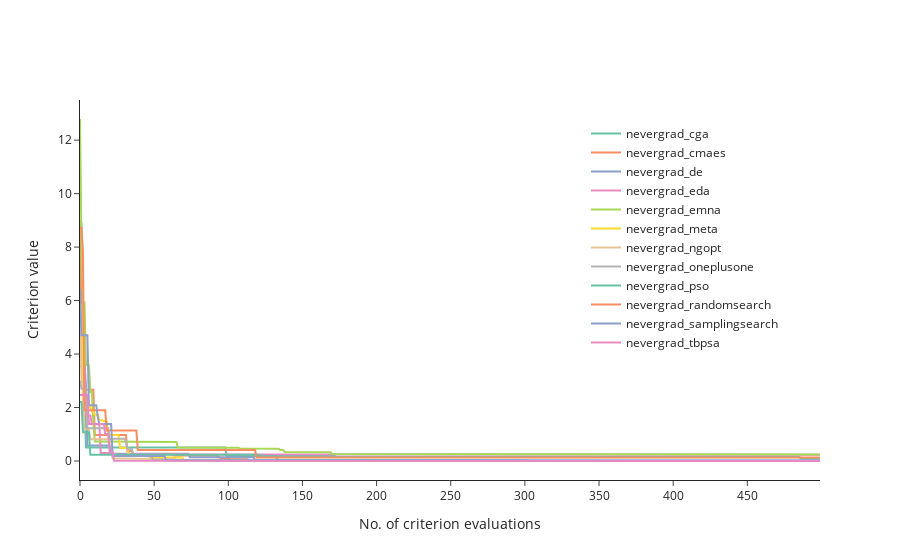

The notebook cell this image was saved under:
### Code cell
import numpy as np
import optimagic as om
results = {}
for algo in om.algorithms.AVAILABLE_ALGORITHMS.keys():
    if algo.startswith("nevergrad"):
        res = om.minimize(
            fun = lambda x: (x-2)@(x-2),
            params = np.ones(3),
            algorithm = algo
        )
        results[algo]=res


fig = om.criterion_plot(
    results,
    max_evaluations=500,
    monotone=True,
)
fig.show()

### Figure 1 — Plotly figure (JSON) as saved in the notebook; plotly's stock layout.template omitted (floating-point values rounded to 4 significant figures; data arrays with more than 128 entries replaced by an {"elided": "..."} marker saying what was removed)
{"data": [{"connectgaps": true, "line": {"color": "rgb(102,194,165)"}, "mode": "lines", "name": "nevergrad_cga", "showlegend": true, "type": "scatter", "x": {"elided": "500 int values"}, "y": {"elided": "500 float values"}}, {"connectgaps": true, "line": {"color": "rgb(252,141,98)"}, "mode": "lines", "name": "nevergrad_cmaes", "showlegend": true, "type": "scatter", "x": {"elided": "500 int values"}, "y": {"elided": "500 float values"}}, {"connectgaps": true, "line": {"color": "rgb(141,160,203)"}, "mode": "lines", "name": "nevergrad_de", "showlegend": true, "type": "scatter", "x": {"elided": "500 int values"}, "y": {"elided": "500 float values"}}, {"connectgaps": true, "line": {"color": "rgb(231,138,195)"}, "mode": "lines", "name": "nevergrad_eda", "showlegend": true, "type": "scatter", "x": {"elided": "500 int values"}, "y": {"elided": "500 float values"}}, {"connectgaps": true, "line": {"color": "rgb(166,216,84)"}, "mode": "lines", "name": "nevergrad_emna", "showlegend": true, "type": "scatter", "x": {"elided": "500 int values"}, "y": {"elided": "500 float values"}}, {"connectgaps": true, "line": {"color": "rgb(255,217,47)"}, "mode": "lines", "name": "nevergrad_meta", "showlegend": true, "type": "scatter", "x": {"elided": "500 int values"}, "y": {"elided": "500 float values"}}, {"connectgaps": true, "line": {"color": "rgb(229,196,148)"}, "mode": "lines", "name": "nevergrad_ngopt", "showlegend": true, "type": "scatter", "x": {"elided": "500 int values"}, "y": {"elided": "500 float values"}}, {"connectgaps": true, "line": {"color": "rgb(179,179,179)"}, "mode": "lines", "name": "nevergrad_oneplusone", "showlegend": true, "type": "scatter", "x": {"elided": "500 int values"}, "y": {"elided": "500 float values"}}, {"connectgaps": true, "line": {"color": "rgb(102,194,165)"}, "mode": "lines", "name": "nevergrad_pso", "showlegend": true, "type": "scatter", "x": {"elided": "500 int values"}, "y": {"elided": "500 float values"}}, {"connectgaps": true, "line": {"color": "rgb(252,141,98)"}, "mode": "lines", "name": "nevergrad_randomsearch", "showlegend": true, "type": "scatter", "x": {"elided": "500 int values"}, "y": {"elided": "500 float values"}}, {"connectgaps": true, "line": {"color": "rgb(141,160,203)"}, "mode": "lines", "name": "nevergrad_samplingsearch", "showlegend": true, "type": "scatter", "x": {"elided": "500 int values"}, "y": {"elided": "500 float values"}}, {"connectgaps": true, "line": {"color": "rgb(231,138,195)"}, "mode": "lines", "name": "nevergrad_tbpsa", "showlegend": true, "type": "scatter", "x": {"elided": "500 int values"}, "y": {"elided": "500 float values"}}], "layout": {"legend": {"x": 0.95, "xanchor": "right", "y": 0.95, "yanchor": "top"}, "xaxis": {"title": {"text": "No. of criterion evaluations"}}, "yaxis": {"title": {"text": "Criterion value"}}}}
